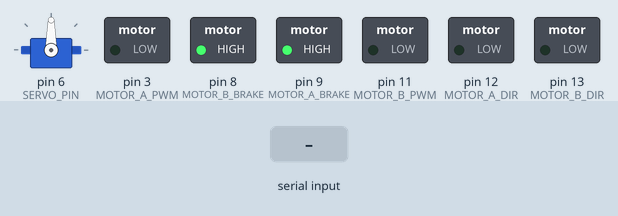
The sketch below on a simulated Arduino Uno, built with avr-gcc and run on an emulated ATmega328P. Parts: servo, switched loads named in the sketch (green lamp = pin HIGH). Inputs (shaded band) come from the test bench.

Above: at 1.2 s.
1.3 s: "F\n" received over Serial
At 1.7 s:
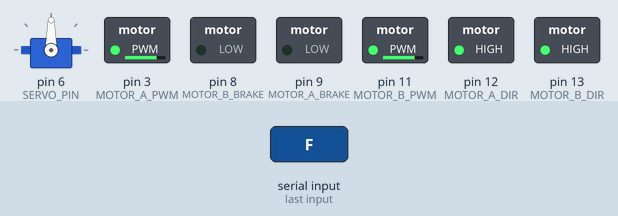
2.8 s: "B\n" received over Serial
At 4.0 s:
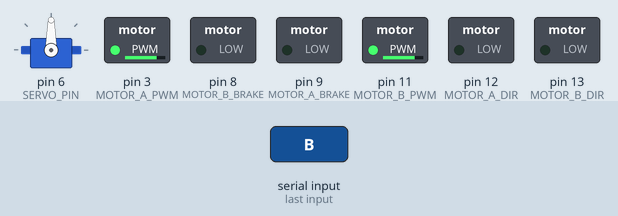
4.3 s: "L\n" received over Serial
At 5.2 s:
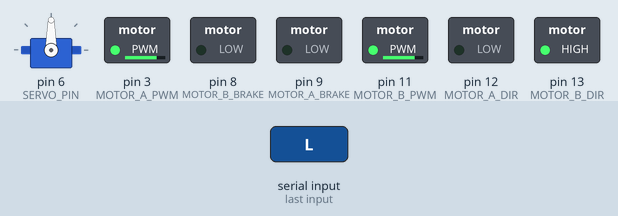
5.8 s: "R\n" received over Serial
At 6.4 s:
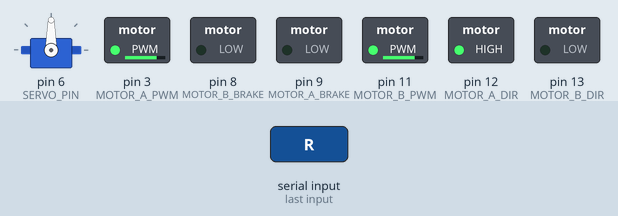
7.3 s: "S\n" received over Serial
At 8.5 s:
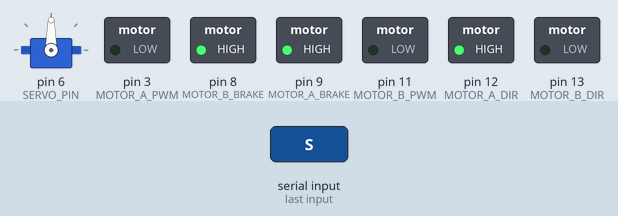
8.8 s: "30,150\n" received over Serial
At 10.0 s:
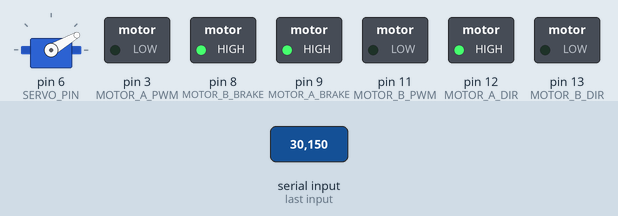
Timing chart, 0 to 11.3 s (numbered marks = the images above; inputs shaded):
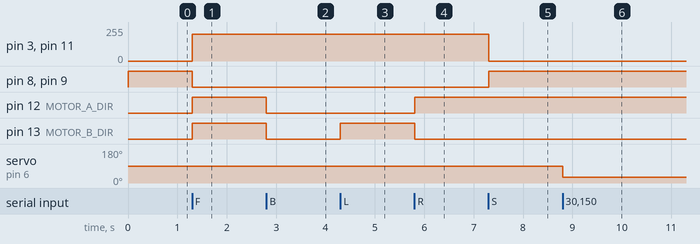

The sketch:

robot_car.ino
```cpp
#include <Servo.h>

Servo myServo;

// Servo on Pin 6 (Pin 9 is used by Motor Shield REV3 for Motor A brake)
const int SERVO_PIN = 6;

// Motor Shield REV3 pins - Motor A (left wheel)
const int MOTOR_A_DIR   = 12;
const int MOTOR_A_PWM   = 3;
const int MOTOR_A_BRAKE = 9;

// Motor Shield REV3 pins - Motor B (right wheel)
const int MOTOR_B_DIR   = 13;
const int MOTOR_B_PWM   = 11;
const int MOTOR_B_BRAKE = 8;

const int MOTOR_SPEED = 200; // 0-255

void stopMotors() {
  digitalWrite(MOTOR_A_BRAKE, HIGH);
  digitalWrite(MOTOR_B_BRAKE, HIGH);
  analogWrite(MOTOR_A_PWM, 0);
  analogWrite(MOTOR_B_PWM, 0);
}

void forward() {
  digitalWrite(MOTOR_A_BRAKE, LOW);
  digitalWrite(MOTOR_B_BRAKE, LOW);
  digitalWrite(MOTOR_A_DIR, HIGH);
  digitalWrite(MOTOR_B_DIR, HIGH);
  analogWrite(MOTOR_A_PWM, MOTOR_SPEED);
  analogWrite(MOTOR_B_PWM, MOTOR_SPEED);
}

void backward() {
  digitalWrite(MOTOR_A_BRAKE, LOW);
  digitalWrite(MOTOR_B_BRAKE, LOW);
  digitalWrite(MOTOR_A_DIR, LOW);
  digitalWrite(MOTOR_B_DIR, LOW);
  analogWrite(MOTOR_A_PWM, MOTOR_SPEED);
  analogWrite(MOTOR_B_PWM, MOTOR_SPEED);
}

void turnLeft() {
  digitalWrite(MOTOR_A_BRAKE, LOW);
  digitalWrite(MOTOR_B_BRAKE, LOW);
  digitalWrite(MOTOR_A_DIR, LOW);
  digitalWrite(MOTOR_B_DIR, HIGH);
  analogWrite(MOTOR_A_PWM, MOTOR_SPEED);
  analogWrite(MOTOR_B_PWM, MOTOR_SPEED);
}

void turnRight() {
  digitalWrite(MOTOR_A_BRAKE, LOW);
  digitalWrite(MOTOR_B_BRAKE, LOW);
  digitalWrite(MOTOR_A_DIR, HIGH);
  digitalWrite(MOTOR_B_DIR, LOW);
  analogWrite(MOTOR_A_PWM, MOTOR_SPEED);
  analogWrite(MOTOR_B_PWM, MOTOR_SPEED);
}

void setup() {
  Serial.begin(9600);

  myServo.attach(SERVO_PIN);
  myServo.write(90);

  pinMode(MOTOR_A_DIR,   OUTPUT);
  pinMode(MOTOR_A_PWM,   OUTPUT);
  pinMode(MOTOR_A_BRAKE, OUTPUT);
  pinMode(MOTOR_B_DIR,   OUTPUT);
  pinMode(MOTOR_B_PWM,   OUTPUT);
  pinMode(MOTOR_B_BRAKE, OUTPUT);

  stopMotors();
}

void loop() {
  if (Serial.available() > 0) {
    String cmd = Serial.readStringUntil('\n');
    cmd.trim();

    if      (cmd == "F") forward();
    else if (cmd == "B") backward();
    else if (cmd == "L") turnLeft();
    else if (cmd == "R") turnRight();
    else if (cmd == "S") stopMotors();
    else {
      int angle = cmd.toInt();
      if (angle >= 0 && angle <= 180) myServo.write(angle);
    }
  }
}
```

Measured:
- after the input at 1.3 s, pin 3 (MOTOR_A_PWM), pin 11 (MOTOR_B_PWM): 0/255 → 200/255 at once; pin 8 (MOTOR_B_BRAKE), pin 9 (MOTOR_A_BRAKE): HIGH → LOW at once; pin 12 (MOTOR_A_DIR), pin 13 (MOTOR_B_DIR): LOW → HIGH at once
- after the input at 2.8 s, pin 12 (MOTOR_A_DIR), pin 13 (MOTOR_B_DIR): HIGH → LOW at once
- after the input at 4.3 s, pin 13 (MOTOR_B_DIR): LOW → HIGH at once
- after the input at 5.8 s, pin 12 (MOTOR_A_DIR): LOW → HIGH at once; pin 13 (MOTOR_B_DIR): HIGH → LOW at once
- after the input at 7.3 s, pin 3 (MOTOR_A_PWM), pin 11 (MOTOR_B_PWM): 200/255 → 0/255 at once; pin 8 (MOTOR_B_BRAKE), pin 9 (MOTOR_A_BRAKE): LOW → HIGH at once
- after the input at 8.8 s, servo on pin 6 (SERVO_PIN): 90° → 30° at once
